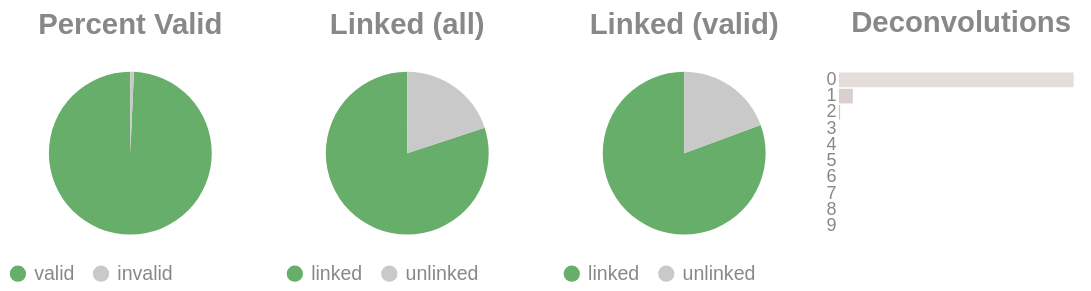

The cell this chart's notebook holds for it:
### Code cell
if SKIPLR:
    pass
else:
    clash = Counter()
    for i in valids['molecule'].to_list():
        _mol = i.split("-")
        if len(_mol) == 1:
            clash.update('0')
        else:
            clash.update(_mol[-1])

    _d = {"deconvolutions": [], 'count': []}
    for k,v in clash.items():
        _d['deconvolutions'].append(k)
        _d['count'].append(v)

    tot_valid = valids['reads'].sum()
    mask = valids['reads'] >= 2
    n_linked_reads = valids.filter(mask)['reads'].sum()
    if n_linked_reads == 0:
        print_html("No linked molecules (>=2 reads) were detected; skipping linked-only distributions.")
        SKIPLR = True
    else:
        perc_valid = round(tot_valid / n_reads, 4)
        linked_perc_abs = round(n_linked_reads / n_reads, 4)
        linked_perc = round(n_linked_reads / tot_valid, 4)

    _valid = pl.DataFrame({"valids": ['valid', 'invalid'], "count": [tot_valid, n_reads - tot_valid]})
    _linked_abs = pl.DataFrame({"linked (absolute)": ['linked', 'unlinked'], "count": [n_linked_reads, n_reads - n_linked_reads]})
    _linked_rel = pl.DataFrame({"linked (valids)": ['linked', 'unlinked'], "count": [n_linked_reads, tot_valid - n_linked_reads]})

    (
        alt.hconcat(
            piechart(_valid, goodval = 'valid', title = "Percent Valid"),
            piechart(_linked_abs, goodval = "linked", title =  "Linked (all)"),
            piechart(_linked_rel, goodval = "linked", title =  "Linked (valid)"),
            convolutionbar(pl.DataFrame(_d), title = "Deconvolutions"),
            center = True,
            bounds = 'flush'
        )
        .resolve_scale(color='independent')
        .resolve_legend('independent')
        .properties(usermeta={'embedOptions': {"actions": False}})
    ).display()

### Figure 1 — Vega-Lite specification as saved in the notebook (floating-point values rounded to 4 significant figures)
{"width": "container", "height": 400, "config": {"title": {"anchor": "start", "dy": -15, "fontSize": 18, "color": "#888888", "subtitleColor": "#888888", "subtitleFontSize": 14}, "arc": {"fill": "#0072B2"}, "axis": {"domainColor": "#888888", "domainWidth": 0.5, "gridWidth": 0.2, "grid": false, "titleFontWeight": 400, "titleFontSize": 15, "labelFontSize": 11, "labelColor": "#888888", "tickColor": "#888888", "tickWidth": 0.2, "titleColor": "#888888"}, "axisBand": {"grid": false}, "axisX": {"grid": true, "tickSize": 10, "domainCap": "round"}, "axisY": {"domain": false, "grid": true, "tickSize": 0, "domainCap": "round"}, "background": "transparent", "header": {"labelFontSize": 15, "labelColor": "#888888", "titleFontSize": 15, "titleFontWeight": 600, "titleColor": "#888888"}, "legend": {"labelFont": "sans-serif", "labelFontSize": 12, "labelColor": "#888888", "symbolSize": 100, "symbolType": "circle", "titleFontSize": 12, "titlePadding": 10, "titleColor": "#888888", "title": null}, "range": {"category": ["#E69F00", "#56B4E9", "#009E73", "#F0E442", "#0072B2", "#D55E00", "#CC79A7", "#000000"], "diverging": ["#cfe8f3", "#a2d4ec", "#73bfe2", "#46abdb", "#1696d2", "#12719e"]}, "area": {"fill": "#0072B2", "fillOpacity": 0.7, "line": true, "strokeOpacity": 0.7}, "line": {"color": "#0072B2", "stroke": "#0072B2", "strokeWidth": 2}, "trail": {"color": "#0072B2", "stroke": "#0072B2", "strokeWidth": 0, "size": 1}, "point": {"filled": true, "fillOpacity": 1.0, "size": 95}, "text": {"color": "#888888", "fontSize": 11, "align": "right", "fontWeight": 400, "size": 11}, "bar": {"fill": "#0072B2", "stroke": null}, "view": {"stroke": null, "continuousWidth": 660, "continuousHeight": 400}}, "hconcat": [{"data": {"name": "data-5446d898fbcdf360e9c772f73b3c8f4c"}, "mark": {"type": "arc"}, "encoding": {"color": {"field": "valids", "legend": {"orient": "bottom", "title": null}, "scale": {"domain": ["valid", "invalid"], "range": ["#68ae6b", "#C9C9C9"]}, "title": "Valids", "type": "nominal"}, "theta": {"field": "count", "type": "quantitative"}, "tooltip": [{"field": "valids", "title": "Valids", "type": "ordinal"}, {"field": "percent", "format": ".2%", "title": "Percent", "type": "quantitative"}, {"field": "count", "title": "Count", "type": "quantitative"}]}, "height": 100, "title": {"text": "Percent Valid", "align": "center", "anchor": "middle"}, "transform": [{"calculate": "datum.count / 16602335", "as": "percent"}], "width": 150}, {"data": {"name": "data-044ce818b4b146b23bd5e4f3dfd15ee0"}, "mark": {"type": "arc"}, "encoding": {"color": {"field": "linked (absolute)", "legend": {"orient": "bottom", "title": null}, "scale": {"domain": ["linked", "unlinked"], "range": ["#68ae6b", "#C9C9C9"]}, "title": "Linked (Absolute)", "type": "nominal"}, "theta": {"field": "count", "type": "quantitative"}, "tooltip": [{"field": "linked (absolute)", "title": "Linked (Absolute)", "type": "ordinal"}, {"field": "percent", "format": ".2%", "title": "Percent", "type": "quantitative"}, {"field": "count", "title": "Count", "type": "quantitative"}]}, "height": 100, "title": {"text": "Linked (all)", "align": "center", "anchor": "middle"}, "transform": [{"calculate": "datum.count / 16602335", "as": "percent"}], "width": 150}, {"data": {"name": "data-1b56308e10601198d52e8348573ff0c6"}, "mark": {"type": "arc"}, "encoding": {"color": {"field": "linked (valids)", "legend": {"orient": "bottom", "title": null}, "scale": {"domain": ["linked", "unlinked"], "range": ["#68ae6b", "#C9C9C9"]}, "title": "Linked (Valids)", "type": "nominal"}, "theta": {"field": "count", "type": "quantitative"}, "tooltip": [{"field": "linked (valids)", "title": "Linked (Valids)", "type": "ordinal"}, {"field": "percent", "format": ".2%", "title": "Percent", "type": "quantitative"}, {"field": "count", "title": "Count", "type": "quantitative"}]}, "height": 100, "title": {"text": "Linked (valid)", "align": "center", "anchor": "middle"}, "transform": [{"calculate": "datum.count / 16485488", "as": "percent"}], "width": 150}, {"data": {"name": "data-7509de67114ec2e967752e6aaa010b05"}, "mark": {"type": "bar"}, "encoding": {"color": {"field": "deconvolutions", "legend": null, "scale": {"scheme": "lightgreyred"}, "type": "nominal"}, "tooltip": [{"field": "deconvolutions", "title": "Deconvolutions", "type": "ordinal"}, {"field": "percent", "format": ".2%", "title": "Percent", "type": "quantitative"}, {"field": "count", "title": "Count", "type": "quantitative"}], "x": {"axis": null, "field": "count", "type": "quantitative"}, "y": {"field": "deconvolutions", "sort": "ascending", "title": null, "type": "nominal"}}, "height": 100, "title": {"text": "Deconvolutions", "align": "center", "anchor": "middle"}, "transform": [{"calculate": "datum.count / 5626192", "as": "percent"}], "width": 150}], "bounds": "flush", "center": true, "resolve": {"legend": {"angle": "independent"}, "scale": {"color": "independent"}}, "usermeta": {"embedOptions": {"actions": false}}, "$schema": "https://vega.github.io/schema/vega-lite/v6.1.0.json", "datasets": {"data-5446d898fbcdf360e9c772f73b3c8f4c": [{"valids": "valid", "count": 16485488}, {"valids": "invalid", "count": 116847}], "data-044ce818b4b146b23bd5e4f3dfd15ee0": [{"linked (absolute)": "linked", "count": 13289675}, {"linked (absolute)": "unlinked", "count": 3312660}], "data-1b56308e10601198d52e8348573ff0c6": [{"linked (valids)": "linked", "count": 13289675}, {"linked (valids)": "unlinked", "count": 3195813}], "data-7509de67114ec2e967752e6aaa010b05": [{"deconvolutions": "0", "count": 5282843}, {"deconvolutions": "1", "count": 313556}, {"deconvolutions": "2", "count": 25888}, {"deconvolutions": "3", "count": 3200}, {"deconvolutions": "4", "count": 553}, {"deconvolutions": "5", "count": 112}, {"deconvolutions": "6", "count": 31}, {"deconvolutions": "7", "count": 6}, {"deconvolutions": "8", "count": 2}, {"deconvolutions": "9", "count": 1}]}}
